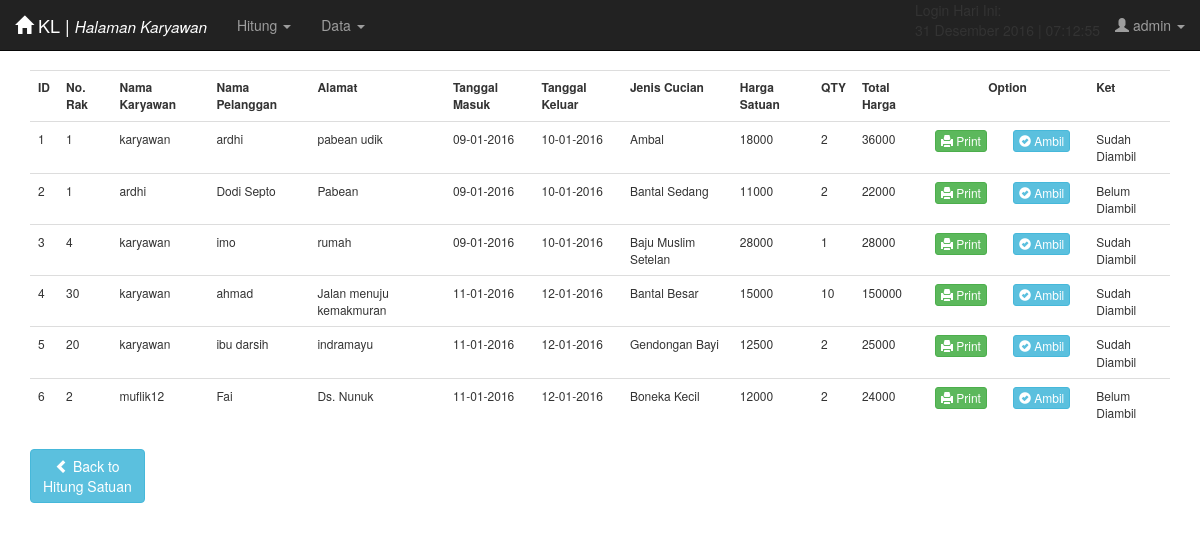
The page /karyawan/tampil_hitungsatuan.php (signed in) on the database its author committed.
### tables this page shows
CREATE TABLE `cucisatuan` (
  `id` int(5) NOT NULL,
  `no_rak` int(3) NOT NULL,
  `nama_karyawan` varchar(50) NOT NULL,
  `nama_pelanggan` varchar(100) NOT NULL,
  `alamat` varchar(255) NOT NULL,
  `tanggal_masuk` varchar(25) NOT NULL,
  `tanggal_keluar` varchar(25) NOT NULL,
  `jenis_cucian` varchar(50) NOT NULL,
  `harga_satuan` int(10) NOT NULL,
  `qty` int(3) NOT NULL,
  `total_harga` int(11) NOT NULL,
  `ket` varchar(25) NOT NULL
);

### karyawan/tampil_hitungsatuan.php (the view, shortened to what this page needs)
<?php
include('header_karyawan.php');
?>
<table class='table input-sm'>
		<tr rowspan=2>
			<th>ID</th>
			<th>No. Rak</th>
			<th>Nama Karyawan</th>
			<th>Nama Pelanggan</th>
			<th>Alamat</th>
			<th>Tanggal Masuk</th>
			<th>Tanggal Keluar</th>
			<th>Jenis Cucian</th>
			<th>Harga Satuan</th>
			<th>QTY</th>
			<th>Total Harga</th>
			<th colspan="2" width="10%"><center>Option</center></th>
			<th>Ket</th>
		</tr>
<?php
$tb_cucisatuan = mysqli_query($connect, "select * from cucisatuan");
while ($array_tb_cucisatuan = mysqli_fetch_array($tb_cucisatuan)) {
echo "
		<tr>
			<td>$array_tb_cucisatuan[id]</td>
			<td>$array_tb_cucisatuan[no_rak]</td>
			<td>$array_tb_cucisatuan[nama_karyawan]</td>
			<td>$array_tb_cucisatuan[nama_pelanggan]</td>
			<td>$array_tb_cucisatuan[alamat]</td>
			<td>$array_tb_cucisatuan[tanggal_masuk]</td>
			<td>$array_tb_cucisatuan[tanggal_keluar]</td>
			<td>$array_tb_cucisatuan[jenis_cucian]</td>
			<td>$array_tb_cucisatuan[harga_satuan]</td>
			<td>$array_tb_cucisatuan[qty]</td>
			<td>$array_tb_cucisatuan[total_harga]</td>
			<td>
				<form>
					<a href='print_hitungsatuan.php?id=$array_tb_cucisatuan[id]'>
						<button type='button' class='btn btn-success btn-xs'>
							<span class='glyphicon glyphicon-print'></span> Print
						</button>
					</a>
				</form>
			</td>
			<td>
				<form class='form-inline input-sm' method='POST' action='lunas_satuan.php?id=$array_tb_cucisatuan[id]' accept-charset='UTF-8' style='display:inline'>
					<button class='btn btn-info btn-xs' type='button' data-toggle='modal' data-target='#confirmLunas' data-title='Confirm Lunas' data-message='Apakah anda yakin $array_tb_cucisatuan[nama_pelanggan] ingin mengambil cuciannya?'>
						<span class='glyphicon glyphicon-ok-sign'></span> Ambil
					</button>
				</form>
			</td>
			<td>$array_tb_cucisatuan[ket]</td>
		</tr>
";
}
?>
</table>
<form>
<a href="hitungsatuan.php">
<button type="button" class="btn btn-info"><span class="glyphicon glyphicon-chevron-left"></span> Back to <br> Hitung Satuan</button>
</a>
</form>

### rows shown on the page
cucisatuan: id "1", no_rak "1", nama_karyawan "karyawan", nama_pelanggan "ardhi", alamat "pabean udik", tanggal_masuk "09-01-2016", tanggal_keluar "10-01-2016", jenis_cucian "Ambal", harga_satuan "18000", qty "2", total_harga "36000", ket "Sudah Diambil"
cucisatuan: id "2", no_rak "1", nama_karyawan "ardhi", nama_pelanggan "Dodi Septo", alamat "Pabean", tanggal_masuk "09-01-2016", tanggal_keluar "10-01-2016", jenis_cucian "Bantal Sedang", harga_satuan "11000", qty "2", total_harga "22000", ket "Belum Diambil"
cucisatuan: id "3", no_rak "4", nama_karyawan "karyawan", nama_pelanggan "imo", alamat "rumah", tanggal_masuk "09-01-2016", tanggal_keluar "10-01-2016", jenis_cucian "Baju Muslim Setelan", harga_satuan "28000", qty "1", total_harga "28000", ket "Sudah Diambil"
cucisatuan: id "4", no_rak "30", nama_karyawan "karyawan", nama_pelanggan "ahmad", alamat "Jalan menuju kemakmuran", tanggal_masuk "11-01-2016", tanggal_keluar "12-01-2016", jenis_cucian "Bantal Besar", harga_satuan "15000", qty "10", total_harga "150000", ket "Sudah Diambil"
cucisatuan: id "5", no_rak "20", nama_karyawan "karyawan", nama_pelanggan "ibu darsih", alamat "indramayu", tanggal_masuk "11-01-2016", tanggal_keluar "12-01-2016", jenis_cucian "Gendongan Bayi", harga_satuan "12500", qty "2", total_harga "25000", ket "Sudah Diambil"
cucisatuan: id "6", no_rak "2", nama_karyawan "muflik12", nama_pelanggan "Fai", alamat "Ds. Nunuk", tanggal_masuk "11-01-2016", tanggal_keluar "12-01-2016", jenis_cucian "Boneka Kecil", harga_satuan "12000", qty "2", total_harga "24000", ket "Belum Diambil"

### other values the page prints
$_SESSION['user_karyawan'] "admin"
